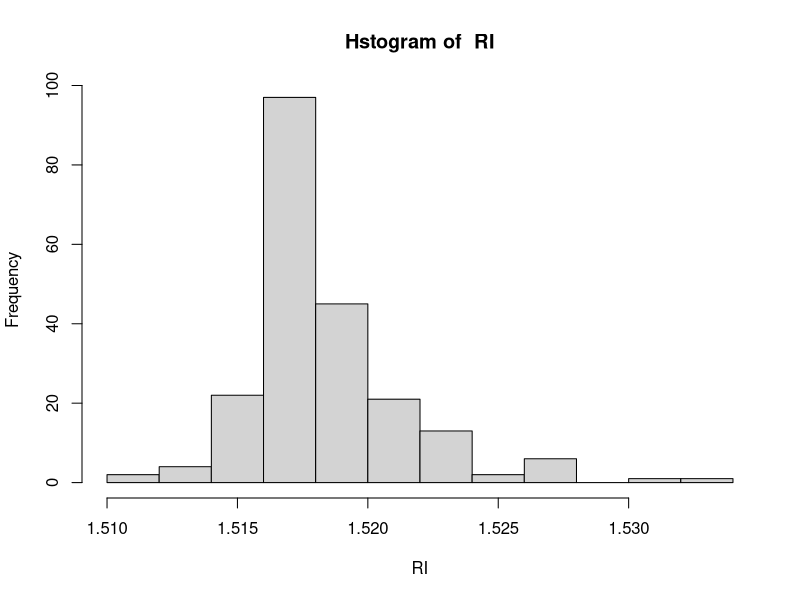
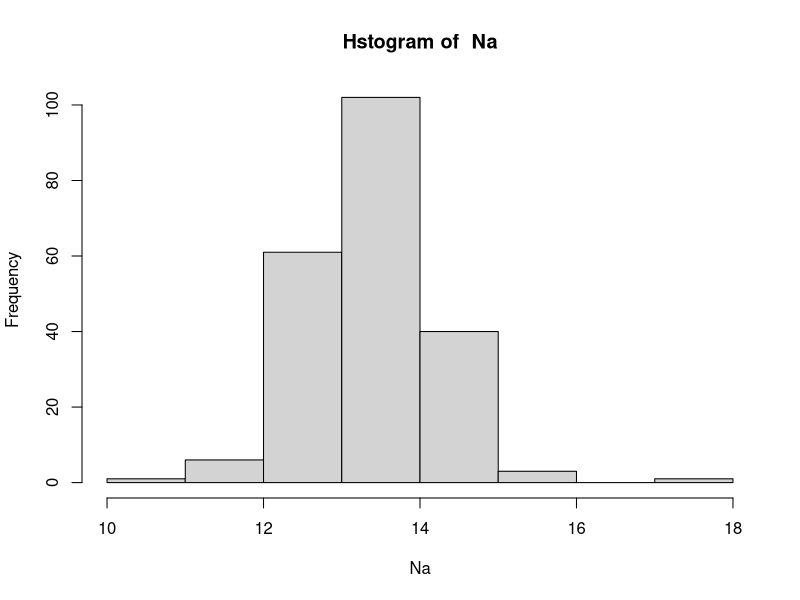
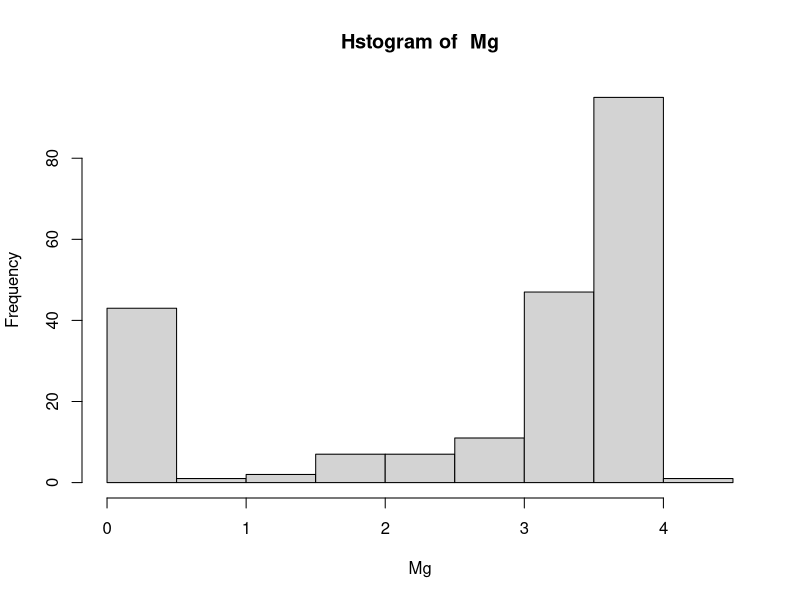
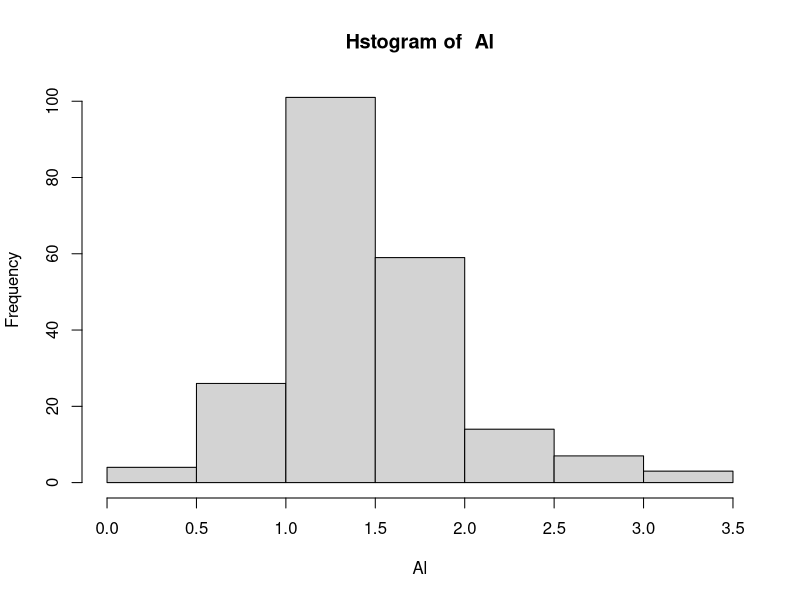
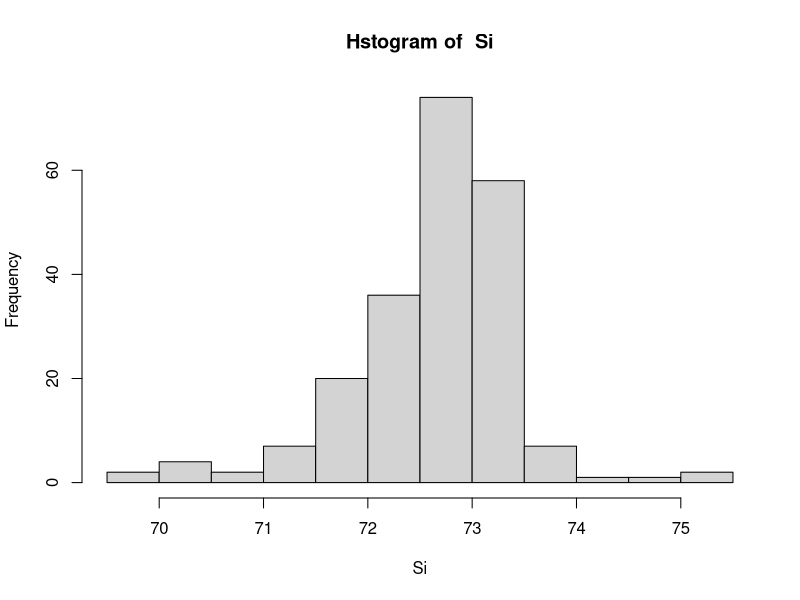
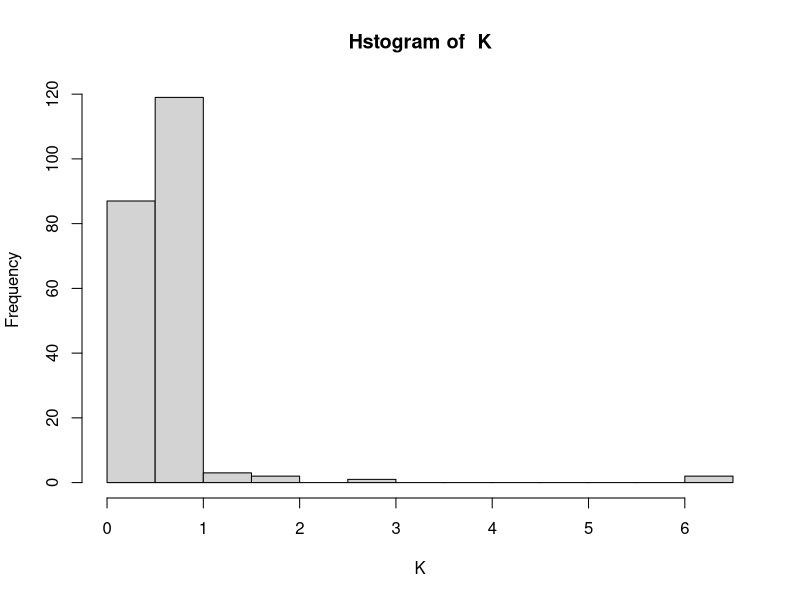
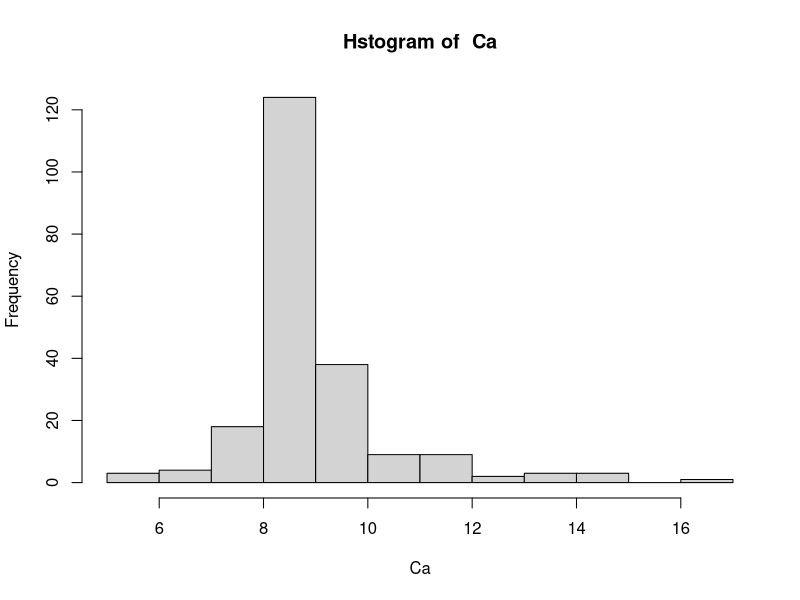
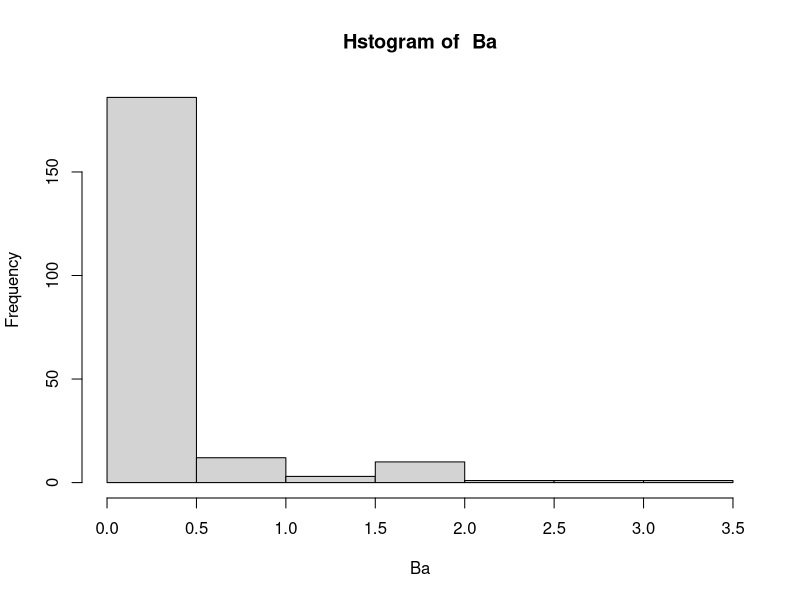

Source code (R) for these figures, in order:
## ---- chunk 1
library(mlbench)
library(e1071)
library(corrplot)
library(caret)
## ---- chunk 2
data(Glass)
str(Glass)
## ---- chunk 3
names<-names(Glass)
classes<-sapply(Glass,class)

for(name in names[classes == 'numeric'])
{

    hist(Glass[,name],xlab =name , main =paste("Hstogram of ",  name) ) 
}

## ---- chunk 4
Glass_F <-Glass[,-which(names(Glass)=="Type")]
skew<-apply(Glass_F,2,skewness)
skew

## ---- chunk 5
correlations<-cor(Glass_F)
corrplot(correlations,order="hclust")
correlations
## ---- chunk 6
for (name in names(Glass_F))
boxplot(Glass_F[,name],xlab = name)

## ---- chunk 7
Glass_AT <- Glass_F
Glass_T<-apply(Glass_F,2,BoxCoxTrans)
i <-1
for (name in names(Glass_F))
{
Glass_AT[,name] <-predict(Glass_T[i],Glass_F[,name]) 
i <- i+1
  
}
skew_AT<-apply(Glass_AT,2,skewness)
skew_AT
## ---- chunk 8
for(name in names[classes == 'numeric'])
{

    hist(Glass_AT[,name],xlab =name , main =paste("Hstogram of ",  name) ) 
}
## ---- chunk 9
suppressMessages(suppressWarnings(library(mlbench)))
suppressMessages(suppressWarnings(library(dplyr)))
suppressMessages(suppressWarnings(library(tidyr)))
suppressMessages(suppressWarnings(library(knitr)))
suppressMessages(suppressWarnings(library(ggplot2)))
## ---- chunk 10
data(Glass)
str(Glass)
## ---- chunk 11
Glass
## ---- chunk 12
ggplot(Glass,aes(x=Type))+
  geom_bar(colour="black")+
  ggtitle("Observation Count by Glass Type")
## ---- chunk 13
for(i in 1:9){
  x <- Glass[,i]
   hist(x,
       main=paste("Series Chart",i,": Box Plot of Chemical Elements",
          names(Glass)[i],"by Type of Glass"),
       xlab="Type of Glass",
       col = ("Dark Green"))
}
## ---- chunk 14
data(Soybean)
## ---- chunk 15
Soybean
## ---- chunk 16
na_count <-sapply(Soybean, function(y) sum(length(which(is.na(y)))))
na_count <- data.frame(na_count)
na_count$names <- rownames(na_count)
na_count
## ---- chunk 17
ggplot(data=na_count) + geom_point(aes(x=na_count,y=names))
## ---- chunk 18
#Seed, Fruit, and Leef data seems to be the most scarce
## ---- chunk 19
Soybean_NA_Fix<- Soybean[is.na(Soybean)] <- 0
Soybean_NA_Fix
na_count_2 <-sapply(Soybean, function(y) sum(length(which(is.na(y)))))
na_count_2 <- data.frame(na_count_2)
na_count_2$names <- rownames(na_count_2)
na_count_2
